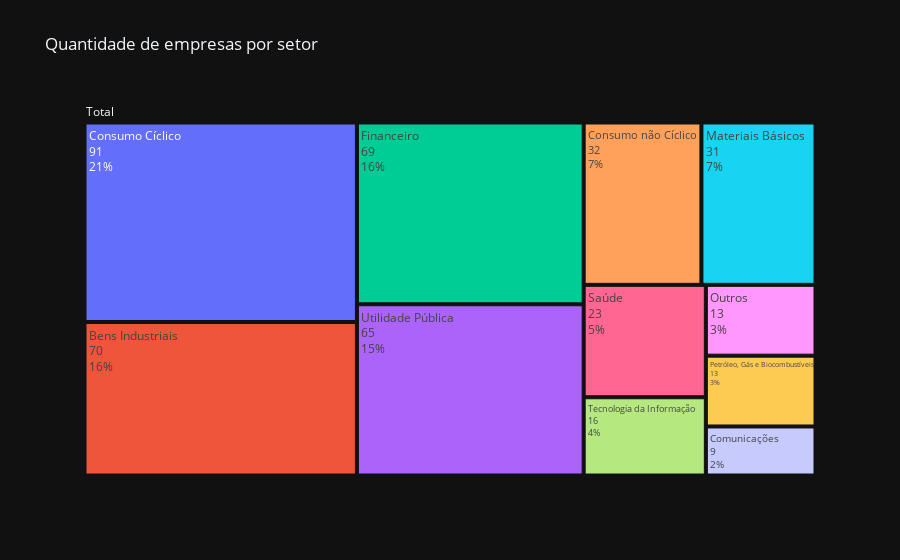

Notebook source saved alongside this figure:
### Code cell
# Plot gráfico da frequência relativa da variável
fig = px.treemap(data_frame=f,
                 path=[px.Constant('Total'), 'SETOR'],
                 values='QTD',
                 template='plotly_dark',
                 title='Quantidade de empresas por setor')

fig.update_traces(hovertemplate=None, hoverinfo='label+value+percent entry', textinfo='label+value+percent entry')
fig.show()

### Figure 1 — Plotly figure (JSON) as saved in the notebook; plotly's stock layout.template omitted (floating-point values rounded to 4 significant figures)
{"data": [{"branchvalues": "total", "domain": {"x": [0, 1], "y": [0, 1]}, "hoverinfo": "label+value+percent entry", "ids": ["Total/Bens Industriais", "Total/Comunicações", "Total/Consumo Cíclico", "Total/Consumo não Cíclico", "Total/Financeiro", "Total/Materiais Básicos", "Total/Outros", "Total/Petróleo, Gás e Biocombustíveis", "Total/Saúde", "Total/Tecnologia da Informação", "Total/Utilidade Pública", "Total"], "labels": ["Bens Industriais", "Comunicações", "Consumo Cíclico", "Consumo não Cíclico", "Financeiro", "Materiais Básicos", "Outros", "Petróleo, Gás e Biocombustíveis", "Saúde", "Tecnologia da Informação", "Utilidade Pública", "Total"], "name": "", "parents": ["Total", "Total", "Total", "Total", "Total", "Total", "Total", "Total", "Total", "Total", "Total", ""], "textinfo": "label+value+percent entry", "type": "treemap", "values": [70, 9, 91, 32, 69, 31, 13, 13, 23, 16, 65, 432]}], "layout": {"legend": {"tracegroupgap": 0}, "title": {"text": "Quantidade de empresas por setor"}}}
